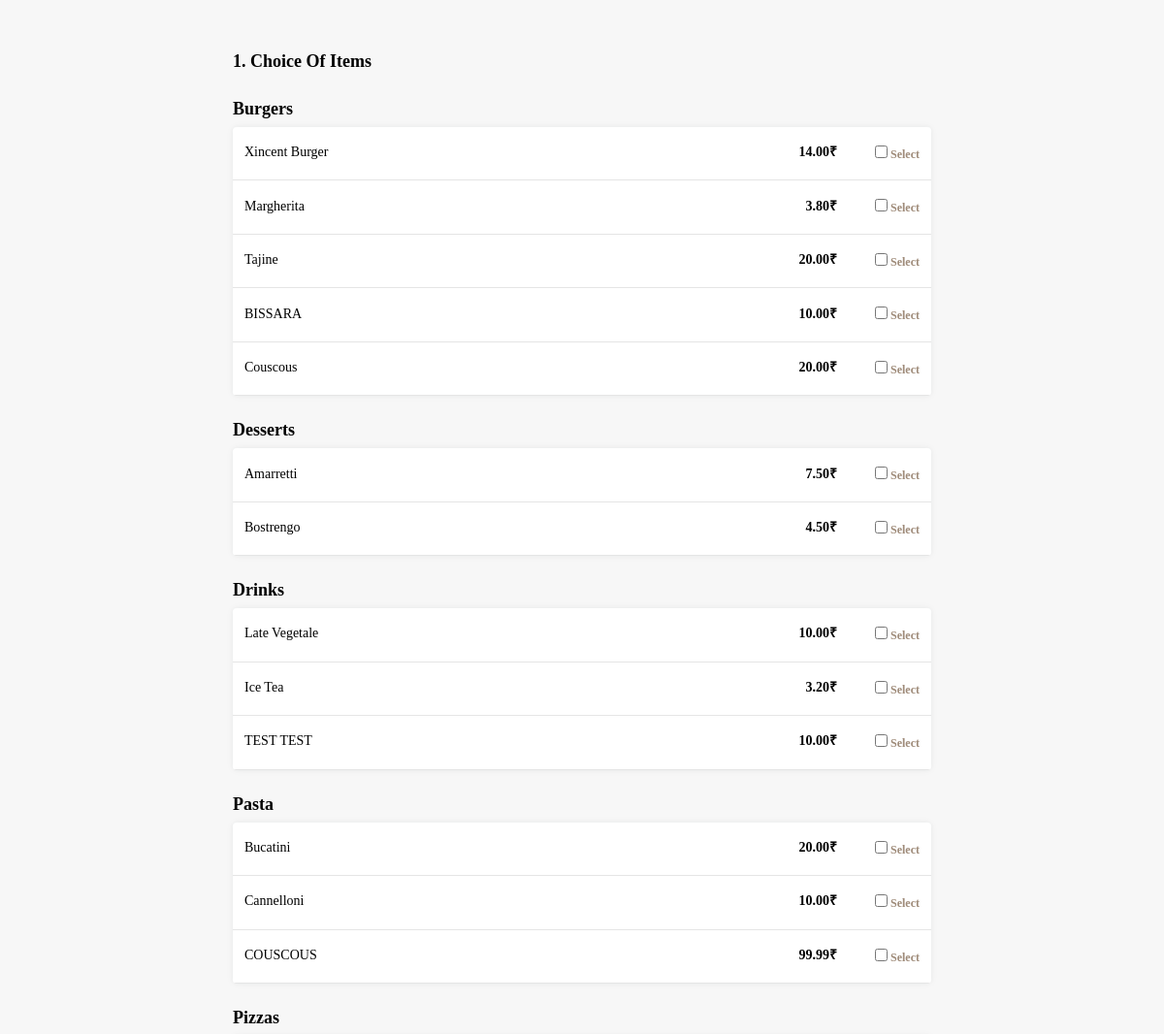
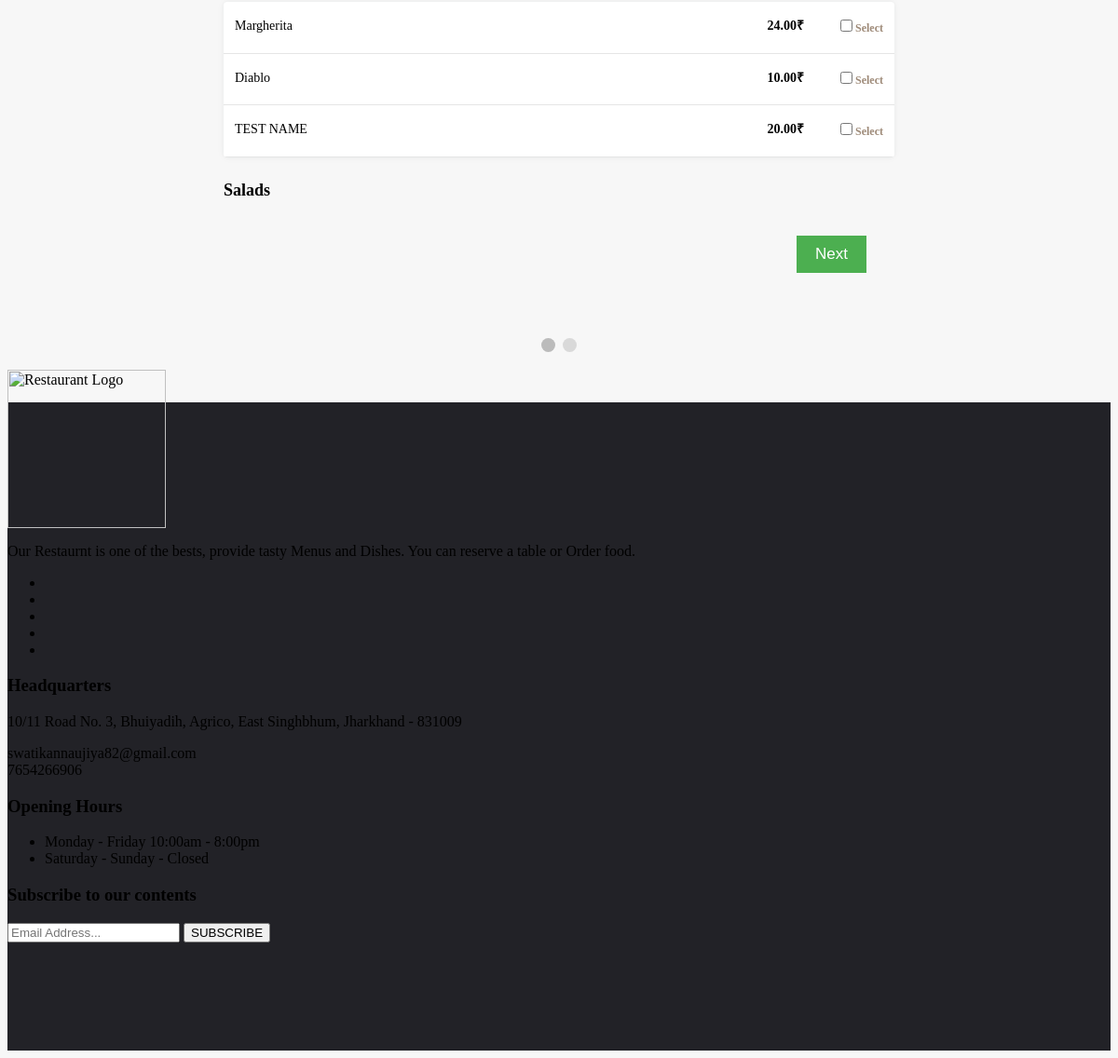
Page /order_food.php on the committed database (2 pictures, top to bottom).
### tables this page shows
CREATE TABLE `menu_categories` (
  `category_id` int(2) NOT NULL,
  `category_name` varchar(15) NOT NULL
);

CREATE TABLE `menus` (
  `menu_id` int(2) NOT NULL,
  `menu_name` varchar(20) NOT NULL,
  `menu_description` varchar(255) NOT NULL,
  `menu_price` decimal(4,2) NOT NULL,
  `menu_image` varchar(255) NOT NULL,
  `category_id` int(2) NOT NULL
);

### order_food.php (the view, shortened to what this page needs)
<?php
    include "connect.php";
?>
	<section class="order_food_section">
		<form method="post" id="order_food_form" action="order_food.php">
			<div class="select_menus_tab order_food_tab" id="menus_tab">
                <div class="text_header">
                    <span>
                        1. Choice of Items
                    </span>
                </div>
				<div>
					<?php
						$stmt = $con->prepare("Select * from menu_categories");
                    	$stmt->execute();
                    	$menu_categories = $stmt->fetchAll();
                    	foreach($menu_categories as $category)
                    	{
                    		?>
                    			<div class="text_header">
									<span>
										<?php echo $category['category_name']; ?>
									</span>
								</div>
								<div class="items_tab">
				        			<?php
				        				$stmt = $con->prepare("Select * from menus where category_id = ?");
				                    	$stmt->execute(array($category['category_id']));
				                    	$rows = $stmt->fetchAll();
				                    	foreach($rows as $row)
				                    	{
				                        	echo "<div class='itemListElement'>";
				                            	echo "<div class = 'item_details'>";
				                                	echo "<div>";
				                                    	echo $row['menu_name'];
				                                	echo "</div>";
				                                	echo "<div class = 'item_select_part'>";
				                                    	echo "<div class = 'menu_price_field'>";
				    										echo "<span style = 'font-weight: bold;'>";
				                                    			echo $row['menu_price']."₹";
				                                    		echo "</span>";
				                                    	echo "</div>";
				                                    ?>
				                                    	<div class="select_item_bttn">
				                                    		<div class="btn-group-toggle" data-toggle="buttons">
																<label class="menu_label item_label btn btn-secondary">
																	<input type="checkbox"  name="selected_menus[]" value="<?php echo $row['menu_id'] ?>" autocomplete="off">Select
																</label>
															</div>
				                                    	</div>
				                                    <?php
				                                	echo "</div>";
				                            	echo "</div>";
				                        	echo "</div>";
				                    	}
				            		?>
				    			</div>
                    		<?php
                    	}
					?>
				</div>
			</div>
            <div style="overflow:auto;padding: 30px;">
                <div style="float:right;">
                    <button type="button" id="nextBtn" class="next_prev_buttons" onclick="nextPrev(1)">Next</button>
                </div>
            </div>
            <div style="text-align:center;margin-top:40px;">
                <span class="step"></span>
                <span class="step"></span>
            </div>
		</form>
	</section>
    <section class="widget_section" style="background-color: #222227;padding: 100px 0;">
        <div class="container">
            <div class="row">
                <div class="col-lg-3 col-md-6">
                    <div class="footer_widget">
                        <img src="Design/images/restaurant-logo1.png" alt="Restaurant Logo" style="width: 170px;margin-top: -135px;">
                        <p>
                            Our Restaurnt is one of the bests, provide tasty Menus and Dishes. You can reserve a table or Order food.
                        </p>
                        <ul class="widget_social">
                            <li><a href="#" data-toggle="tooltip" title="Facebook"><i class="fab fa-facebook-f fa-2x"></i></a></li>
                            <li><a href="#" data-toggle="tooltip" title="Twitter"><i class="fab fa-twitter fa-2x"></i></a></li>
                            <li><a href="#" data-toggle="tooltip" title="Instagram"><i class="fab fa-instagram fa-2x"></i></a></li>
                            <li><a href="#" data-toggle="tooltip" title="LinkedIn"><i class="fab fa-linkedin fa-2x"></i></a></li>
                            <li><a href="#" data-toggle="tooltip" title="Google+"><i class="fab fa-google-plus-g fa-2x"></i></a></li>
                        </ul>
                    </div>
                </div>
                <div class="col-lg-3 col-md-6">
                     <div class="footer_widget">
                        <h3>Headquarters</h3>
                        <p>
						10/11 Road No. 3, Bhuiyadih, Agrico, East Singhbhum, Jharkhand - 831009
                        </p>
                        <p>
						swatikannaujiya82@gmail.com
                            <br>
                            7654266906
                        </p>
                     </div>
                </div>
                <div class="col-lg-3 col-md-6">
                    <div class="footer_widget">
                        <h3>
                            Opening Hours
                        </h3>
                        <ul class="opening_time">
                            <li>Monday - Friday 10:00am - 8:00pm</li>
                            <li>Saturday - Sunday - Closed</li>
                        </ul>
                    </div>
                </div>
                <div class="col-lg-3 col-md-6">
                    <div class="footer_widget">
                        <h3>Subscribe to our contents</h3>
                        <div class="subscribe_form">
                            <form action="#" class="subscribe_form" novalidate="true">
                                <input type="email" name="EMAIL" id="subs-email" class="form_input" placeholder="Email Address...">
                                <button type="submit" class="submit">SUBSCRIBE</button>
                            </form>
                        </div>
                    </div>
                </div>
            </div>
        </div>
    </section>

### order_food.php (style rules this page uses)
.text_header { margin-bottom: 5px; font-size: 18px; font-weight: bold; line-height: 1.5; margin-top: 22px; text-transform: capitalize; }
.items_tab { border-radius: 4px; background-color: white; overflow: hidden; box-shadow: 0 0 5px 0 rgba(60, 66, 87, 0.04), 0 0 10px 0 rgba(0, 0, 0, 0.04); }
.itemListElement { font-size: 14px; line-height: 1.29; border-bottom: solid 1px #e5e5e5; cursor: pointer; padding: 16px 12px 18px 12px; }
.item_details { width: auto; display: -webkit-box; display: -moz-box; display: -ms-flexbox; display: -webkit-flex; display: flex; flex-direction: row; justify-content: space-between; align-items: center; -webkit-box-orient: horizontal; -webkit-box-direction: normal; -webkit-flex-direction: row; -webkit-box-pack: justify; -webkit-justify-content: space-between; -webkit-box-align: center; -webkit-align-items: center; }
.item_label { color: #9e8a78; border-color: #9e8a78; background: white; font-size: 12px; font-weight: 700; }
.item_select_part { display: flex; -webkit-box-pack: justify; justify-content: space-between; -webkit-box-align: center; align-items: center; flex-shrink: 0; }
.select_item_bttn { width: 55px; display: flex; margin-left: 30px; -webkit-box-pack: end; justify-content: flex-end; }
.menu_price_field { width: auto; display: flex; margin-left: 30px; -webkit-box-align: baseline; align-items: baseline; }
.order_food_section { max-width: 720px; margin: 50px auto; padding: 0px 15px; }
.step { height: 15px; width: 15px; margin: 0 2px; background-color: #bbbbbb; border: none; border-radius: 50%; display: inline-block; opacity: 0.5; }
.step.active { opacity: 1; }
.order_food_tab { display: none; }
.next_prev_buttons { background-color: #4CAF50; color: #ffffff; border: none; padding: 10px 20px; font-size: 17px; cursor: pointer; }

### rows in the picture
menu_categories: category_name "Burgers"
menus: menu_name "Xincent Burger", menu_price "14.00"
menus: menu_name "Margherita", menu_price "3.80"
menus: menu_name "Tajine", menu_price "20.00"
menus: menu_name "BISSARA", menu_price "10.00"
menus: menu_name "Couscous", menu_price "20.00"
menu_categories: category_name "Desserts"
menus: menu_name "Amarretti", menu_price "7.50"
menus: menu_name "Bostrengo", menu_price "4.50"
menu_categories: category_name "Drinks"
menus: menu_name "Late Vegetale", menu_price "10.00"
menus: menu_name "Ice Tea", menu_price "3.20"
menus: menu_name "TEST TEST", menu_price "10.00"
menu_categories: category_name "Pasta"
menus: menu_name "Bucatini", menu_price "20.00"
menus: menu_name "Cannelloni", menu_price "10.00"
menus: menu_name "COUSCOUS", menu_price "99.99"
menu_categories: category_name "Pizzas"
menus: menu_name "Margherita", menu_price "24.00"
menus: menu_name "Diablo", menu_price "10.00"
menus: menu_name "TEST NAME", menu_price "20.00"
menu_categories: category_name "Salads"
